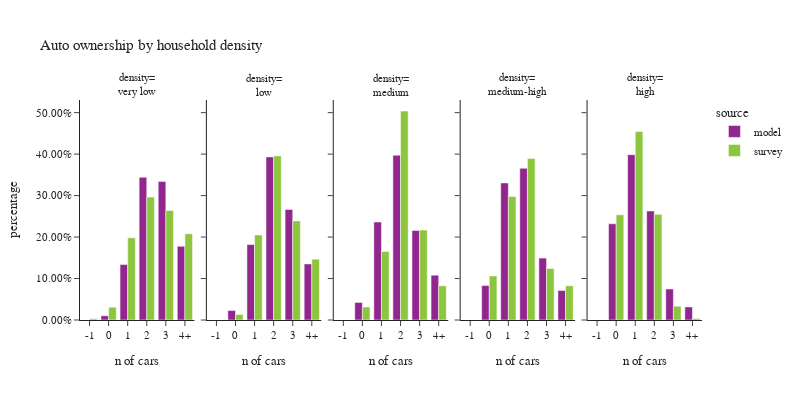

Here is the notebook cell this chart was saved with:
### Code cell
plot_auto(hh.dropna(subset=['hh_density_group']),'hh_density_group','household density','density')

### Figure 1 — Plotly figure (JSON) as saved in the notebook; plotly's stock layout.template omitted (floating-point values rounded to 4 significant figures)
{"data": [{"alignmentgroup": "True", "customdata": [[0], [2223], [29004], [74691], [72543], [38570]], "hovertemplate": "source=model<br>hh_density_group=very low<br>auto_ownership_simple=%{x}<br>percentage=%{y}<br>sample count=%{customdata[0]}<extra></extra>", "legendgroup": "model", "marker": {"color": "#91268F", "pattern": {"shape": ""}}, "name": "model", "offsetgroup": "model", "orientation": "v", "showlegend": true, "textposition": "auto", "type": "bar", "x": ["-1", "0", "1", "2", "3", "4+"], "xaxis": "x", "y": [0.0, 0.01024, 0.1336, 0.3441, 0.3343, 0.1777], "yaxis": "y"}, {"alignmentgroup": "True", "customdata": [[0], [4954], [39498], [85355], [57864], [29334]], "hovertemplate": "source=model<br>hh_density_group=low<br>auto_ownership_simple=%{x}<br>percentage=%{y}<br>sample count=%{customdata[0]}<extra></extra>", "legendgroup": "model", "marker": {"color": "#91268F", "pattern": {"shape": ""}}, "name": "model", "offsetgroup": "model", "orientation": "v", "showlegend": false, "textposition": "auto", "type": "bar", "x": ["-1", "0", "1", "2", "3", "4+"], "xaxis": "x2", "y": [0.0, 0.02283, 0.182, 0.3933, 0.2666, 0.1352], "yaxis": "y2"}, {"alignmentgroup": "True", "customdata": [[0], [18429], [102548], [172398], [93729], [46928]], "hovertemplate": "source=model<br>hh_density_group=medium<br>auto_ownership_simple=%{x}<br>percentage=%{y}<br>sample count=%{customdata[0]}<extra></extra>", "legendgroup": "model", "marker": {"color": "#91268F", "pattern": {"shape": ""}}, "name": "model", "offsetgroup": "model", "orientation": "v", "showlegend": false, "textposition": "auto", "type": "bar", "x": ["-1", "0", "1", "2", "3", "4+"], "xaxis": "x3", "y": [0.0, 0.04246, 0.2363, 0.3972, 0.2159, 0.1081], "yaxis": "y3"}, {"alignmentgroup": "True", "customdata": [[0], [36057], [143436], [158809], [64774], [30958]], "hovertemplate": "source=model<br>hh_density_group=medium-high<br>auto_ownership_simple=%{x}<br>percentage=%{y}<br>sample count=%{customdata[0]}<extra></extra>", "legendgroup": "model", "marker": {"color": "#91268F", "pattern": {"shape": ""}}, "name": "model", "offsetgroup": "model", "orientation": "v", "showlegend": false, "textposition": "auto", "type": "bar", "x": ["-1", "0", "1", "2", "3", "4+"], "xaxis": "x4", "y": [0.0, 0.08307, 0.3305, 0.3659, 0.1492, 0.07133], "yaxis": "y4"}, {"alignmentgroup": "True", "customdata": [[0], [100676], [173047], [114143], [32457], [13704]], "hovertemplate": "source=model<br>hh_density_group=high<br>auto_ownership_simple=%{x}<br>percentage=%{y}<br>sample count=%{customdata[0]}<extra></extra>", "legendgroup": "model", "marker": {"color": "#91268F", "pattern": {"shape": ""}}, "name": "model", "offsetgroup": "model", "orientation": "v", "showlegend": false, "textposition": "auto", "type": "bar", "x": ["-1", "0", "1", "2", "3", "4+"], "xaxis": "x5", "y": [0.0, 0.232, 0.3987, 0.263, 0.07478, 0.03157], "yaxis": "y5"}, {"alignmentgroup": "True", "customdata": [[1], [9], [86], [137], [67], [38]], "hovertemplate": "source=survey<br>hh_density_group=very low<br>auto_ownership_simple=%{x}<br>percentage=%{y}<br>sample count=%{customdata[0]}<extra></extra>", "legendgroup": "survey", "marker": {"color": "#8CC63E", "pattern": {"shape": ""}}, "name": "survey", "offsetgroup": "survey", "orientation": "v", "showlegend": true, "textposition": "auto", "type": "bar", "x": ["-1", "0", "1", "2", "3", "4+"], "xaxis": "x", "y": [0.002845, 0.03095, 0.1981, 0.2965, 0.264, 0.2077], "yaxis": "y"}, {"alignmentgroup": "True", "customdata": [[0], [4], [89], [171], [59], [18]], "hovertemplate": "source=survey<br>hh_density_group=low<br>auto_ownership_simple=%{x}<br>percentage=%{y}<br>sample count=%{customdata[0]}<extra></extra>", "legendgroup": "survey", "marker": {"color": "#8CC63E", "pattern": {"shape": ""}}, "name": "survey", "offsetgroup": "survey", "orientation": "v", "showlegend": false, "textposition": "auto", "type": "bar", "x": ["-1", "0", "1", "2", "3", "4+"], "xaxis": "x2", "y": [0.0, 0.01355, 0.2051, 0.3957, 0.239, 0.1467], "yaxis": "y2"}, {"alignmentgroup": "True", "customdata": [[0], [21], [195], [258], [65], [29]], "hovertemplate": "source=survey<br>hh_density_group=medium<br>auto_ownership_simple=%{x}<br>percentage=%{y}<br>sample count=%{customdata[0]}<extra></extra>", "legendgroup": "survey", "marker": {"color": "#8CC63E", "pattern": {"shape": ""}}, "name": "survey", "offsetgroup": "survey", "orientation": "v", "showlegend": false, "textposition": "auto", "type": "bar", "x": ["-1", "0", "1", "2", "3", "4+"], "xaxis": "x3", "y": [0.0, 0.03132, 0.1653, 0.504, 0.217, 0.08239], "yaxis": "y3"}, {"alignmentgroup": "True", "customdata": [[0], [61], [353], [216], [49], [25]], "hovertemplate": "source=survey<br>hh_density_group=medium-high<br>auto_ownership_simple=%{x}<br>percentage=%{y}<br>sample count=%{customdata[0]}<extra></extra>", "legendgroup": "survey", "marker": {"color": "#8CC63E", "pattern": {"shape": ""}}, "name": "survey", "offsetgroup": "survey", "orientation": "v", "showlegend": false, "textposition": "auto", "type": "bar", "x": ["-1", "0", "1", "2", "3", "4+"], "xaxis": "x4", "y": [0.0, 0.1063, 0.2976, 0.3893, 0.1243, 0.08256], "yaxis": "y4"}, {"alignmentgroup": "True", "customdata": [[0], [477], [852], [252], [28], [8]], "hovertemplate": "source=survey<br>hh_density_group=high<br>auto_ownership_simple=%{x}<br>percentage=%{y}<br>sample count=%{customdata[0]}<extra></extra>", "legendgroup": "survey", "marker": {"color": "#8CC63E", "pattern": {"shape": ""}}, "name": "survey", "offsetgroup": "survey", "orientation": "v", "showlegend": false, "textposition": "auto", "type": "bar", "x": ["-1", "0", "1", "2", "3", "4+"], "xaxis": "x5", "y": [0.0, 0.2537, 0.4546, 0.2548, 0.03337, 0.003639], "yaxis": "y5"}], "layout": {"annotations": [{"font": {}, "showarrow": false, "text": "density=<br>very low", "x": 0.092, "xanchor": "center", "xref": "paper", "y": 1.0, "yanchor": "bottom", "yref": "paper"}, {"font": {}, "showarrow": false, "text": "density=<br>low", "x": 0.296, "xanchor": "center", "xref": "paper", "y": 1.0, "yanchor": "bottom", "yref": "paper"}, {"font": {}, "showarrow": false, "text": "density=<br>medium", "x": 0.5, "xanchor": "center", "xref": "paper", "y": 1.0, "yanchor": "bottom", "yref": "paper"}, {"font": {}, "showarrow": false, "text": "density=<br>medium-high", "x": 0.704, "xanchor": "center", "xref": "paper", "y": 1.0, "yanchor": "bottom", "yref": "paper"}, {"font": {}, "showarrow": false, "text": "density=<br>high", "x": 0.908, "xanchor": "center", "xref": "paper", "y": 1.0, "yanchor": "bottom", "yref": "paper"}], "barmode": "group", "font": {"size": 11}, "height": 400, "legend": {"title": {"text": "source"}, "tracegroupgap": 0}, "title": {"text": "Auto ownership by household density"}, "width": 800, "xaxis": {"anchor": "y", "domain": [0.0, 0.184], "title": {"text": "n of cars"}}, "xaxis2": {"anchor": "y2", "domain": [0.204, 0.388], "matches": "x", "title": {"text": "n of cars"}}, "xaxis3": {"anchor": "y3", "domain": [0.408, 0.592], "matches": "x", "title": {"text": "n of cars"}}, "xaxis4": {"anchor": "y4", "domain": [0.612, 0.796], "matches": "x", "title": {"text": "n of cars"}}, "xaxis5": {"anchor": "y5", "domain": [0.816, 1.0], "matches": "x", "title": {"text": "n of cars"}}, "yaxis": {"anchor": "x", "domain": [0.0, 1.0], "tickformat": ".2%", "title": {"text": "percentage"}}, "yaxis2": {"anchor": "x2", "domain": [0.0, 1.0], "matches": "y", "showticklabels": false, "tickformat": ".2%"}, "yaxis3": {"anchor": "x3", "domain": [0.0, 1.0], "matches": "y", "showticklabels": false, "tickformat": ".2%"}, "yaxis4": {"anchor": "x4", "domain": [0.0, 1.0], "matches": "y", "showticklabels": false, "tickformat": ".2%"}, "yaxis5": {"anchor": "x5", "domain": [0.0, 1.0], "matches": "y", "showticklabels": false, "tickformat": ".2%"}}}
